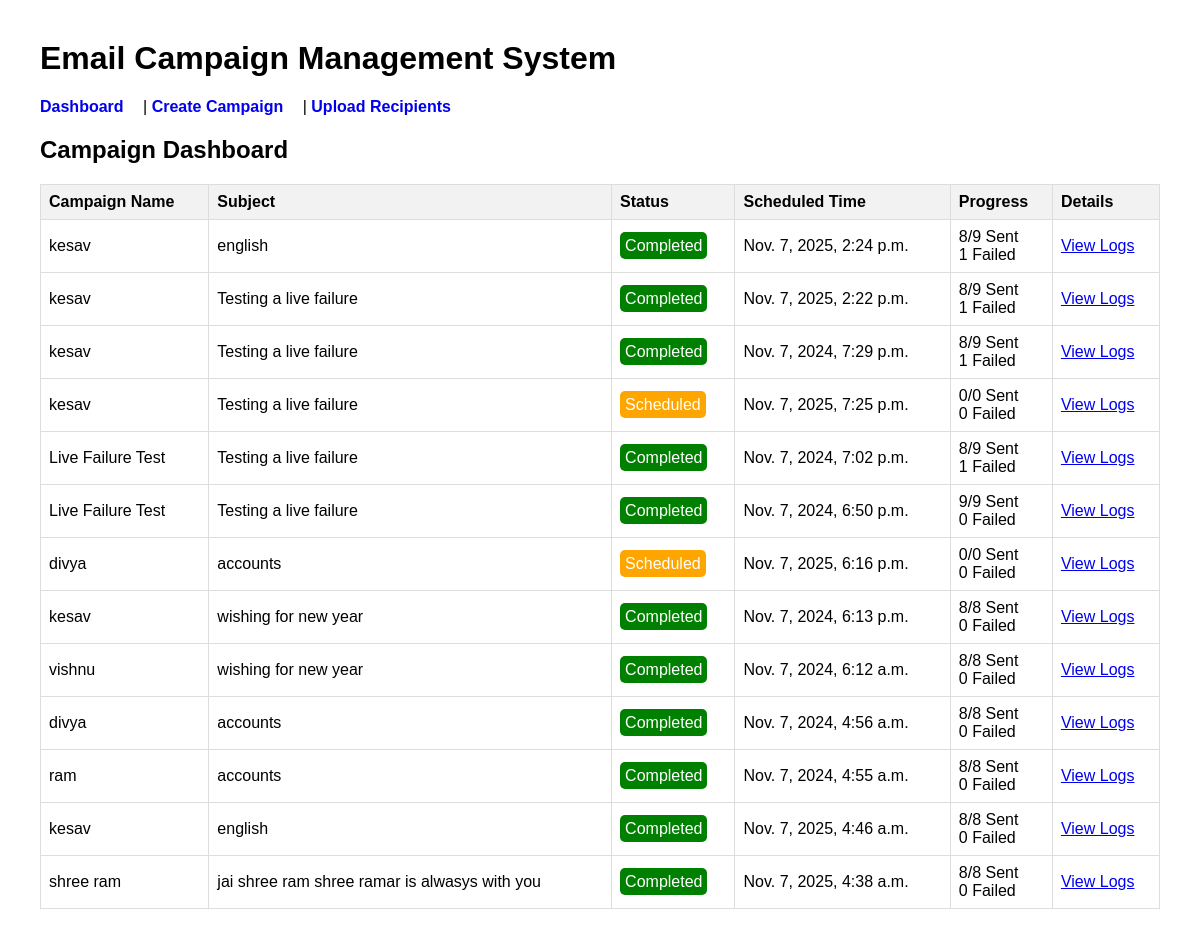
The page / on the database its author committed.
### campaigns/models.py (models this page shows, shortened)
class Campaign(models.Model):
    class CampaignStatus(models.TextChoices):
        DRAFT = 'DRAFT', 'Draft'
        SCHEDULED = 'SCHEDULED', 'Scheduled'
        IN_PROGRESS = 'IN_PROGRESS', 'In Progress'
        COMPLETED = 'COMPLETED', 'Completed'
        FAILED = 'FAILED', 'Failed'
    name = models.CharField(max_length=255)
    subject = models.CharField(max_length=255)
    content = models.TextField() # Can be plain text or HTML
    scheduled_time = models.DateTimeField()
    status = models.CharField(
        max_length=20,
        choices=CampaignStatus.choices,
        default=CampaignStatus.DRAFT
    )
    created_at = models.DateTimeField(auto_now_add=True)
    updated_at = models.DateTimeField(auto_now=True)

### campaigns/views.py (the view)
# urls.py: path('', views.campaign_dashboard, name='campaign_dashboard'),
def campaign_dashboard(request):
    campaigns = Campaign.objects.annotate(
        total_recipients=Count('logs'),
        sent_count=Count('logs', filter=Q(logs__status='SENT')),
        failed_count=Count('logs', filter=Q(logs__status='FAILED'))
    ).order_by('-created_at')
    return render(request, 'campaigns/campaign_dashboard.html', {'campaigns': campaigns})

### campaigns/templates/campaigns/campaign_dashboard.html
{% extends 'campaigns/base.html' %}
{% block content %}
    <h2>Campaign Dashboard</h2>
    <table>
        <thead>
            <tr>
                <th>Campaign Name</th>
                <th>Subject</th>
                <th>Status</th>
                <th>Scheduled Time</th>
                <th>Progress</th>
                <th>Details</th>
            </tr>
        </thead>
        <tbody>
            {% for campaign in campaigns %}
            <tr>
                <td>{{ campaign.name }}</td>
                <td>{{ campaign.subject }}</td>
                <td><span class="status status-{{ campaign.status }}">{{ campaign.get_status_display }}</span></td>
                <td>{{ campaign.scheduled_time }}</td>
                <td>
                    {{ campaign.sent_count }}/{{ campaign.total_recipients }} Sent<br>
                    {{ campaign.failed_count }} Failed
                </td>
                <td><a href="{% url 'campaign_detail' campaign.pk %}">View Logs</a></td>
            </tr>
            {% empty %}
            <tr>
                <td colspan="6">No campaigns found.</td>
            </tr>
            {% endfor %}
        </tbody>
    </table>
{% endblock %}

### campaigns/templates/campaigns/base.html (style rules this page uses)
body { font-family: Arial, sans-serif; margin: 40px; }
table { width: 100%; border-collapse: collapse; }
th, td { border: 1px solid #ddd; padding: 8px; text-align: left; }
th { background-color: #f2f2f2; }
.status { padding: 5px; border-radius: 5px; color: white; }
.status-SCHEDULED { background-color: orange; }
.status-COMPLETED { background-color: green; }

### rows shown on the page
Campaign: name "kesav", subject "english", status "Completed", scheduled_time "Nov. 7, 2025, 2:24 p.m.", sent_count "8", total_recipients "9", failed_count "1"
Campaign: name "kesav", subject "Testing a live failure", status "Completed", scheduled_time "Nov. 7, 2025, 2:22 p.m.", sent_count "8", total_recipients "9", failed_count "1"
Campaign: name "kesav", subject "Testing a live failure", status "Completed", scheduled_time "Nov. 7, 2024, 7:29 p.m.", sent_count "8", total_recipients "9", failed_count "1"
Campaign: name "kesav", subject "Testing a live failure", status "Scheduled", scheduled_time "Nov. 7, 2025, 7:25 p.m.", sent_count "0", total_recipients "0", failed_count "0"
Campaign: name "Live Failure Test", subject "Testing a live failure", status "Completed", scheduled_time "Nov. 7, 2024, 7:02 p.m.", sent_count "8", total_recipients "9", failed_count "1"
Campaign: name "Live Failure Test", subject "Testing a live failure", status "Completed", scheduled_time "Nov. 7, 2024, 6:50 p.m.", sent_count "9", total_recipients "9", failed_count "0"
Campaign: name "divya", subject "accounts", status "Scheduled", scheduled_time "Nov. 7, 2025, 6:16 p.m.", sent_count "0", total_recipients "0", failed_count "0"
Campaign: name "kesav", subject "wishing for new year", status "Completed", scheduled_time "Nov. 7, 2024, 6:13 p.m.", sent_count "8", total_recipients "8", failed_count "0"
Campaign: name "vishnu", subject "wishing for new year", status "Completed", scheduled_time "Nov. 7, 2024, 6:12 a.m.", sent_count "8", total_recipients "8", failed_count "0"
Campaign: name "divya", subject "accounts", status "Completed", scheduled_time "Nov. 7, 2024, 4:56 a.m.", sent_count "8", total_recipients "8", failed_count "0"
Campaign: name "ram", subject "accounts", status "Completed", scheduled_time "Nov. 7, 2024, 4:55 a.m.", sent_count "8", total_recipients "8", failed_count "0"
Campaign: name "kesav", subject "english", status "Completed", scheduled_time "Nov. 7, 2025, 4:46 a.m.", sent_count "8", total_recipients "8", failed_count "0"
Campaign: name "shree ram", subject "jai shree ram shree ramar is alwasys with you", status "Completed", scheduled_time "Nov. 7, 2025, 4:38 a.m.", sent_count "8", total_recipients "8", failed_count "0"
